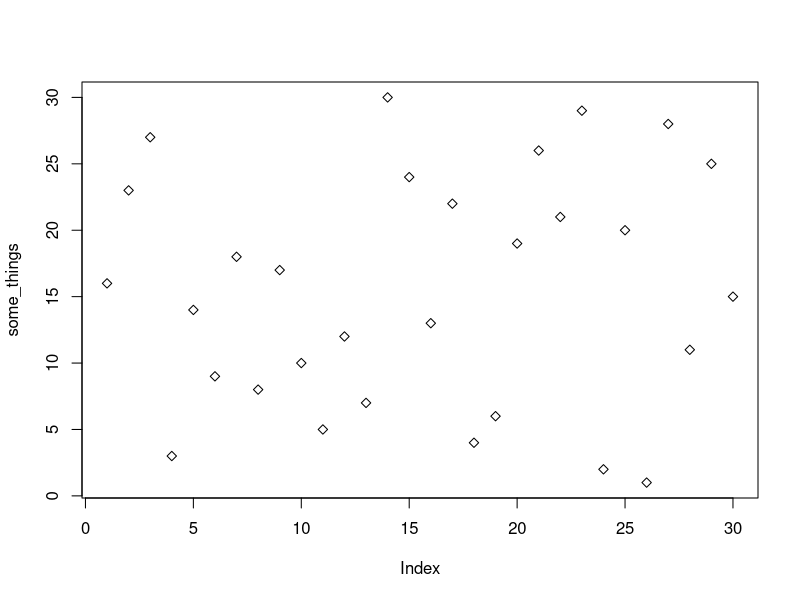

This figure's R source:
# This is some dummy code so we can see how Version control works!
some_things = sample(1:30)
some_things

plot(some_things, pch=23)
